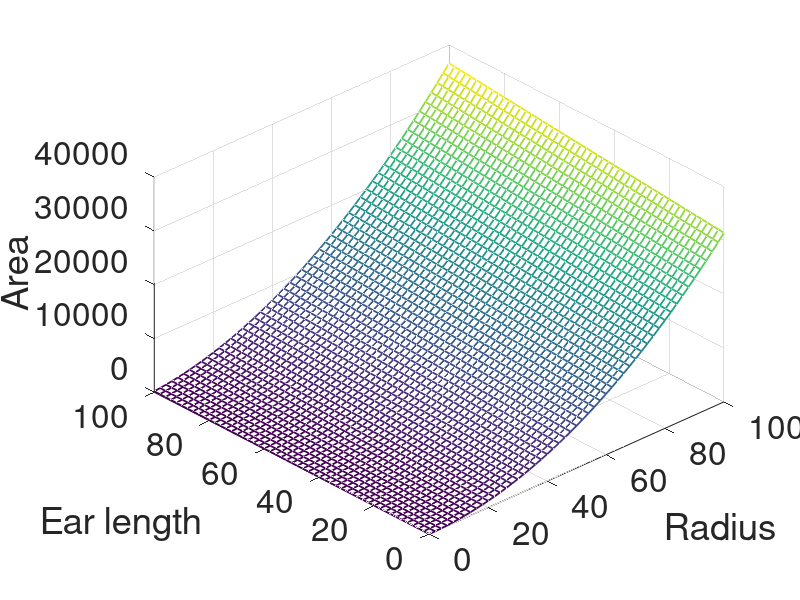
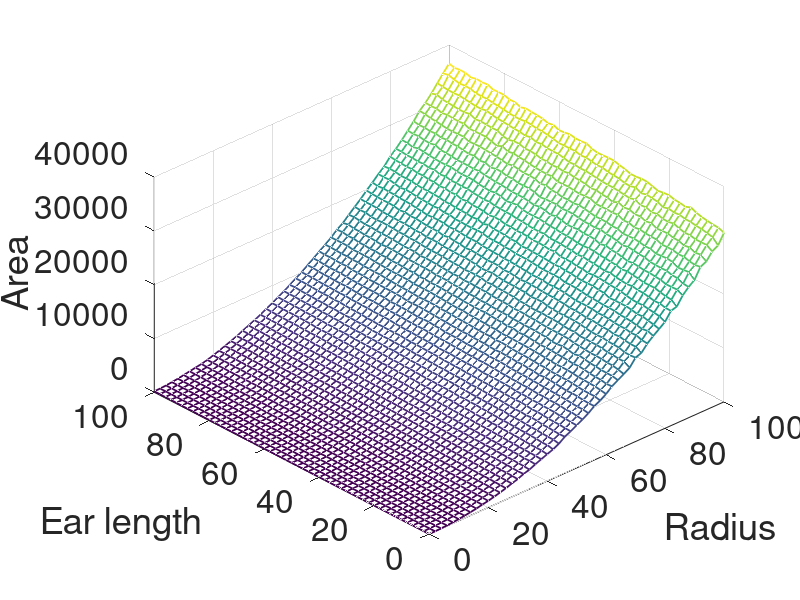
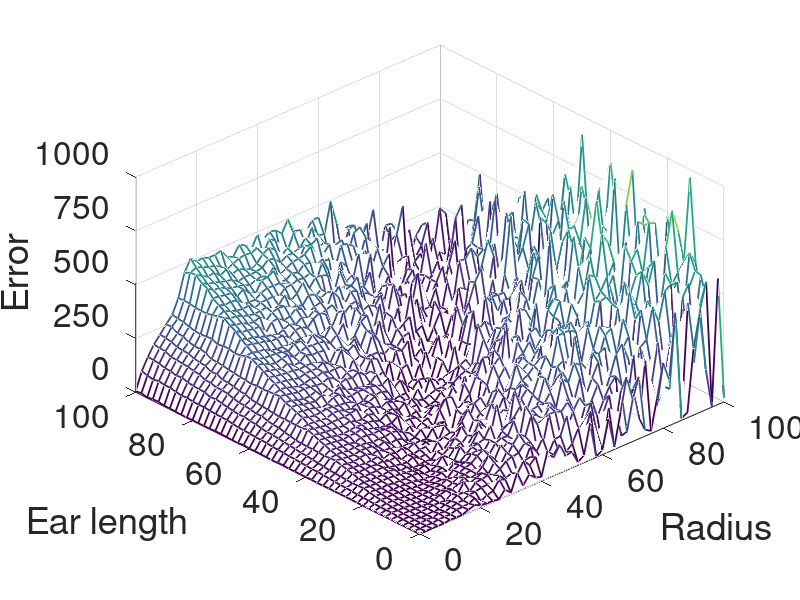

These figures' MATLAB source, in order:
%--------------------------------------------------------------------------
%  Author:
%    
%    Isaac J. Lee (crunchingnumbers.live)
%    
%  Summary:
%    
%    This program uses Monte Carlo simulation to find the area of a heart,
%    which corresponds to the inequality
%    
%        (x^2 + y^2 - r^2)^3 - x^2 * y^3 <= 0
%    
%    The program then compares the absolute difference between the areas
%    predicted by our model A(r, a) and produced by Monte Carlo simulation,
%    which we take to be the truth.
%    
%  Instructions:
%    
%    Type the following onto Matlab's command window:
%    
%    how_big_is_my_heart()
%    
%--------------------------------------------------------------------------
function how_big_is_my_heart()
    clc;
    close all;
    
    
    %----------------------------------------------------------------------
    % ---------------------------------------------------------------------
    %   Set problem parameters
    % ---------------------------------------------------------------------
    %----------------------------------------------------------------------
    % Create a model for the area of our heart
    model = @(r, a) pi * r.^2 + 0.501 * r .* a + 3*pi/512 * a.^2;
    
    % Set the largest value that we consider for each parameter
    n = 100;
    
    % Set the radius and the ear length
    [r, a] = meshgrid(0 : 2 : n, 0 : 2 : n);
    
    % Find the area of our heart predicted by our model
    area_approx = model(r, a);
    
    
    %----------------------------------------------------------------------
    % ---------------------------------------------------------------------
    %   Run the simulations
    % ---------------------------------------------------------------------
    %----------------------------------------------------------------------
    % Find the area of our heart from Monte Carlo simulation ("exact")
    area_exact = zeros(size(a));
    
    for j = 1 : size(area_exact, 2)
        for i = 1 : size(area_exact, 1)
            % Run more simulations for larger radius
            N = floor(10^4 * (1 + log(1 + r(i, j)*a(i, j))));
            
            area_exact(i, j) = calculate_area(r(i, j), a(i, j), N);
        end
    end
    
    
    %----------------------------------------------------------------------
    % ---------------------------------------------------------------------
    %   Display the results
    % ---------------------------------------------------------------------
    %----------------------------------------------------------------------
    % Plot the area predicted by our model
    figure(1);
    
    mesh(r, a, area_approx, 'LineWidth', 1.3);
    
    xlabel('Radius');
    ylabel('Ear length');
    zlabel('Area');
    
    axis([0 n 0 n 0 4e4]);
    
    view([317, 42]);
    
    set(gca, 'FontSize', 24, ...
             'XTick', 0 : 20 : n, ...
             'YTick', 0 : 20 : n);
    
    
    % Plot the area produced by Monte Carlo simulation
    figure(2);
    
    mesh(r, a, area_exact, 'LineWidth', 1.3);
    
    xlabel('Radius');
    ylabel('Ear length');
    zlabel('Area');
    
    axis([0 n 0 n 0 4e4]);
    
    view([317, 42]);
    
    set(gca, 'FontSize', 24, ...
             'XTick', 0 : 20 : n, ...
             'YTick', 0 : 20 : n);
    
    
    % Plot the absolute difference between the two areas
    figure(3);
    
    mesh(r, a, abs(area_approx - area_exact), 'LineWidth', 1.3);
    
    xlabel('Radius');
    ylabel('Ear length');
    zlabel('Error');
    
    axis([0 n 0 n 0 1000]);
    
    view([317, 42]);
    
    set(gca, 'FontSize', 24, ...
             'XTick', 0 : 20 : n, ...
             'YTick', 0 : 20 : n, ...
             'ZTick', 0 : 250 : 1000);
end


%--------------------------------------------------------------------------
%  Perform a Monte Carlo simulation to find the area of the heart
%--------------------------------------------------------------------------
function A = calculate_area(r, a, N)
    % Set the size of the box
    L = max(1.5*r, 0.25*a);
    
    % Generate N points in the box
    x = (2*L)*rand(1, N) - L;
    y = (2*L)*rand(1, N) - L;
    
    % Check if a point is inside the heart
    criterion = ((x.^2 + y.^2 - r^2).^3 - a * x.^2 .* y.^3 <= 0);
    
    % Count how many points are inside the heart
    numWins = sum(criterion);
    
    % Return the area of the heart
    A = (2*L)^2 * (numWins / N);
end